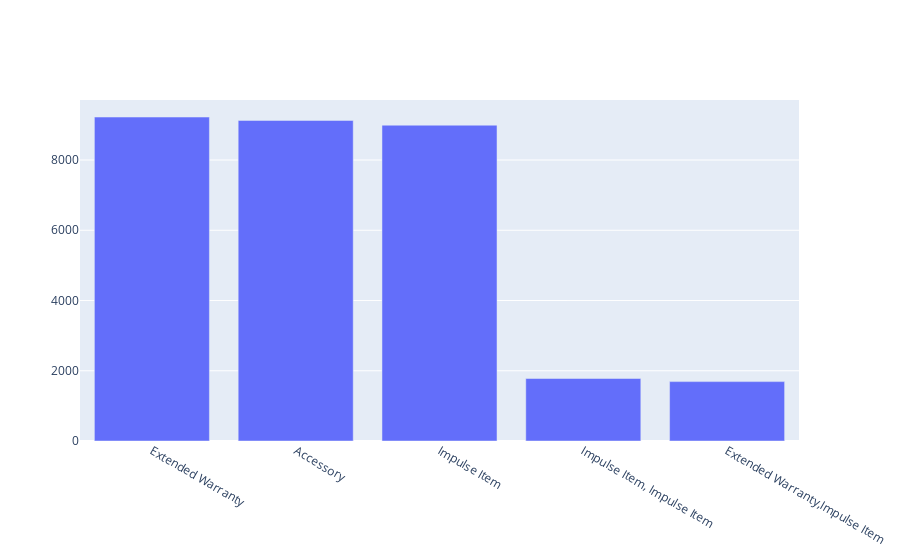

The notebook cell saved with this chart:
### Code cell
#most bought add-ons
add_ons = df.groupby('Add-ons Purchased')['Quantity'].sum().sort_values(ascending=False).head(5)
add_ons
fig = go.Figure()
fig.add_trace(go.Bar(
    x=add_ons.index,
    y=add_ons.values,
    name='Quantity by Add-ons Purchased'))

### Figure 1 — Plotly figure (JSON) as saved in the notebook; plotly's stock layout.template omitted (floating-point values rounded to 4 significant figures)
{"data": [{"name": "Quantity by Add-ons Purchased", "type": "bar", "x": ["Extended Warranty", "Accessory", "Impulse Item", "Impulse Item, Impulse Item", "Extended Warranty,Impulse Item"], "y": [9224, 9128, 8992, 1779, 1691]}], "layout": {}}
